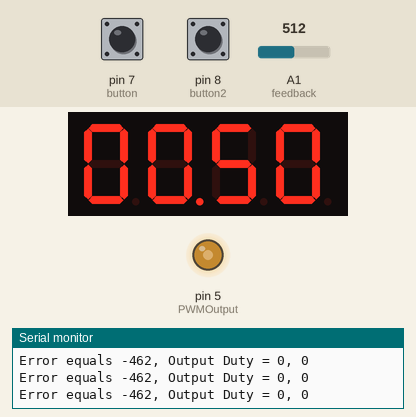
A sketch run on a simulated Arduino Uno, built with avr-gcc and run on an emulated ATmega328P. On the bench: 4-digit seven-segment display, output pins drawn as LEDs (lit = HIGH), the last lines printed to the serial monitor. The test bench sets the inputs (shaded band); at power-on: pin 7 (button) HIGH, pin 8 (button2) HIGH, A1 (feedback) = 512.

Above: at 1.2 s.
1.3 s: pin 7 (button) pulled LOW for 1 s
At 2.2 s:
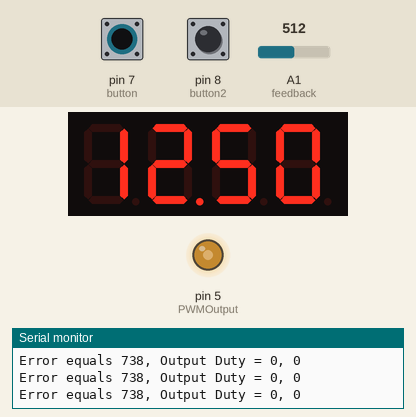
3.8 s: pin 8 (button2) pulled LOW for 0.15 s
At 4.4 s:
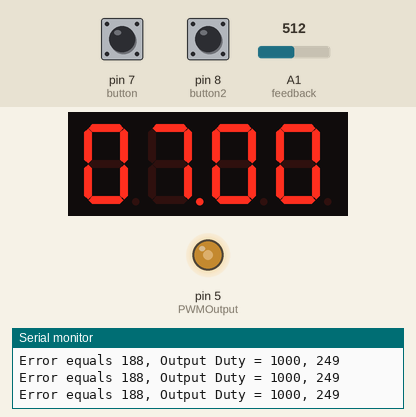
5.4 s: pin 7 (button) pulled LOW for 0.15 s
At 5.47 s:
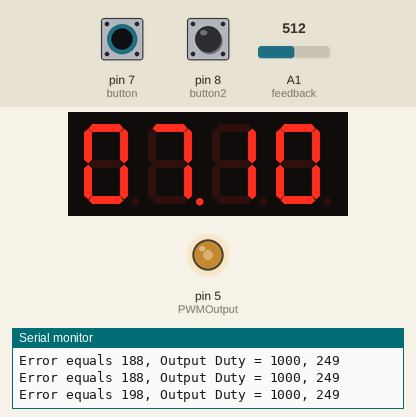
7.0 s: A1 (feedback) set to 742
10.0 s: A1 (feedback) set to 764
13.0 s: pin 8 (button2) pulled LOW for 0.15 s
At 13.07 s:
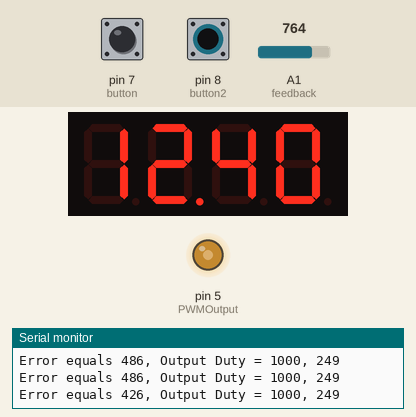
Timing chart, 0 to 16.0 s (numbered marks = the images above; inputs shaded):
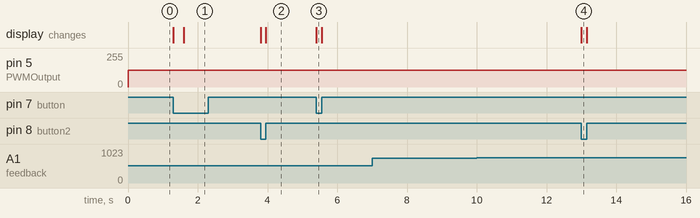

The sketch:

FlybackControllerPCB_C.ino
```cpp
/* TeamNACHO's "NACHO Power" USB Power Supply- CGrade Code
 *  By: Nicholas Clark & Adam Hastings
 *  Date Complete: 07 December 2015
 *
 *  Pins being used for CGrade PCB on ATmega328p:
 *  PC5-7seg display/CLK = A5
 *  PC4-7seg display/DAT = A4
 *  PC1-Feedback = A1
 *  PD5-PWM = D5
 *  PD7-Pushbutton1 = D7
 *  PB0-Pushbutton2 = D8
 *
 */
#include <Wire.h>
#include "Adafruit_LEDBackpack.h"
#include "Adafruit_GFX.h"
Adafruit_7segment matrix = Adafruit_7segment();

#define maxValue 1250
#define minValue 50

// These variables correspond to pins on the Arduino
int PWMOutput = 5;
int pot = A0;
int feedback = A1;
// These global variables are initialized and set to zero
long LastTime = 0;
int OutputSignal = 0;
int Last = 0;
int Integral = 0;
int DutyCycle = 0;
int Error = 0;
int P = 0;
int I = 0;
int D = 0;
int Duty = 0;
int Actual = 0;
int Desired = 0;
int button = 7;
int button2 = 8;
int bounceTime = 50;
int holdTime = 2500;
int x=0;

int lastReading = HIGH;
int lastReading2 = HIGH;

int hold = 0;
int hold2 = 0;

int single = 0;
int single2 = 0;

long onTime = 0;
long lastSwitchTime = 0;


//The follow varables are what get used in the PID loop
int kP = 0.2; //proportional constant
int kI = 1; //integral constant
int kD = 0; //derivative constant
int IntegralRange = 500; //sets when the intergral term start taking effect
long SampleTime = 50; //how often PID loop runs in miliseconds

void setup() {
  //TCCR0B is the internal clock the program uses. The default scale
  //factor for this clock is 0x04, making the clock frequency 976.5625 Hz.
  //By changing the scale factor to 0x01, the new clock frequency is
  //62500 Hz. This change in clock speed had to be done so that the output
  //pin, pin6, would be at 62.5kHz. This information is from
  //http://playground.arduino.cc/Main/TimerPWMCheatsheet
  TCCR0B = (TCCR0B & 0b11111000) | 0x01;
  Serial.begin(9600); //Baud rate of serial monitor used for debugging
  matrix.begin(0x70);
  pinMode(5,OUTPUT);
  pinMode(7,INPUT);
  pinMode(8,INPUT);
  pinMode(A1,INPUT);
}

void loop() {
  long CurrentTime = millis()/64;
  Desired = userInput();
  Actual = analogRead(feedback);

  if(CurrentTime - LastTime > SampleTime){
    Error = Desired - Actual;
    if(abs(Error) < IntegralRange) Integral = Integral + Error;
    else Integral = 0;
    P = Error * kP;
    I = Integral * kI;
    D = (Last - Actual) * kD;
    Duty = P + I + D;
    if(Duty > 1000) Duty = 1000;
    if(Duty < 0) Duty = 0;
    DutyCycle = map(Duty, 0, 1024, 0, 255);
    Last = Actual;
    LastTime = CurrentTime;

    Serial.print("Error equals ");
    Serial.print(Error);Serial.print(", ");
    Serial.print("Output Duty = ");
    Serial.print(Duty);Serial.print(", ");
    Serial.println(DutyCycle);
  }
  analogWrite(PWMOutput, 125);
  displayValue(Desired);

}
void displayValue (int value){
  int A;int B;int C;int D;
  //value will have a max value of 1250
  //value = map(value,0,1024,minValue,maxValue);
  A = value/1000;
  B = (value/100) - (A*10);
  C = (value/10) - (A*100) - (B*10);
  D = (value/1) - (A*1000) - (B*100) - (C*10);

  matrix.writeDigitNum(0,A);
  matrix.writeDigitNum(1,B,true);
  matrix.writeDigitNum(3,C);
  matrix.writeDigitNum(4,D);
  matrix.writeDisplay();
}

int userInput(){
  int reading = digitalRead(button);
  int reading2 = digitalRead(button2);

  //first pressed
  if (reading == LOW && lastReading == HIGH && reading2 == HIGH) {
    onTime = millis();
    x=x+10;
  }

  //held
  if (reading == LOW && lastReading == LOW && reading2 == HIGH) {
    if ((millis() - onTime) > holdTime) {
      x=x+10;
      hold = 1;
    }
  }

  //released
  if (reading == HIGH && lastReading == LOW) {
    if (hold == 1) hold = 0;
  }

  lastReading = reading;

  //DECREMENT SETUP


  //first pressed
  if (reading2 == LOW && lastReading2 == HIGH && reading == HIGH) {
    onTime = millis();
    x=x-10;
  }

  //held
  if (reading2 == LOW && lastReading2 == LOW && reading == HIGH) {
    if ((millis() - onTime) > holdTime) {
      x=x-10;
      hold2 = 1;
    }
  }

  //released
  if (reading2 == HIGH && lastReading2 == LOW) {
    if (hold2 == 1) hold2 = 0;
  }
  if(x > maxValue) x = maxValue;
  if(x < minValue) x = minValue;
  lastReading2 = reading2;
  //x = map(x,minValue,maxValue,0,1024);
  return x;
}
```

Measured:
- after the input at 1.3 s, the display: first changes at once (image 1 shows a later state)
- after the input at 3.8 s, the display: first changes at once (image 2 shows a later state)
- after the input at 5.4 s, the display: changes at once (image 3)
- after the input at 13.0 s, the display: changes at once (image 4)
